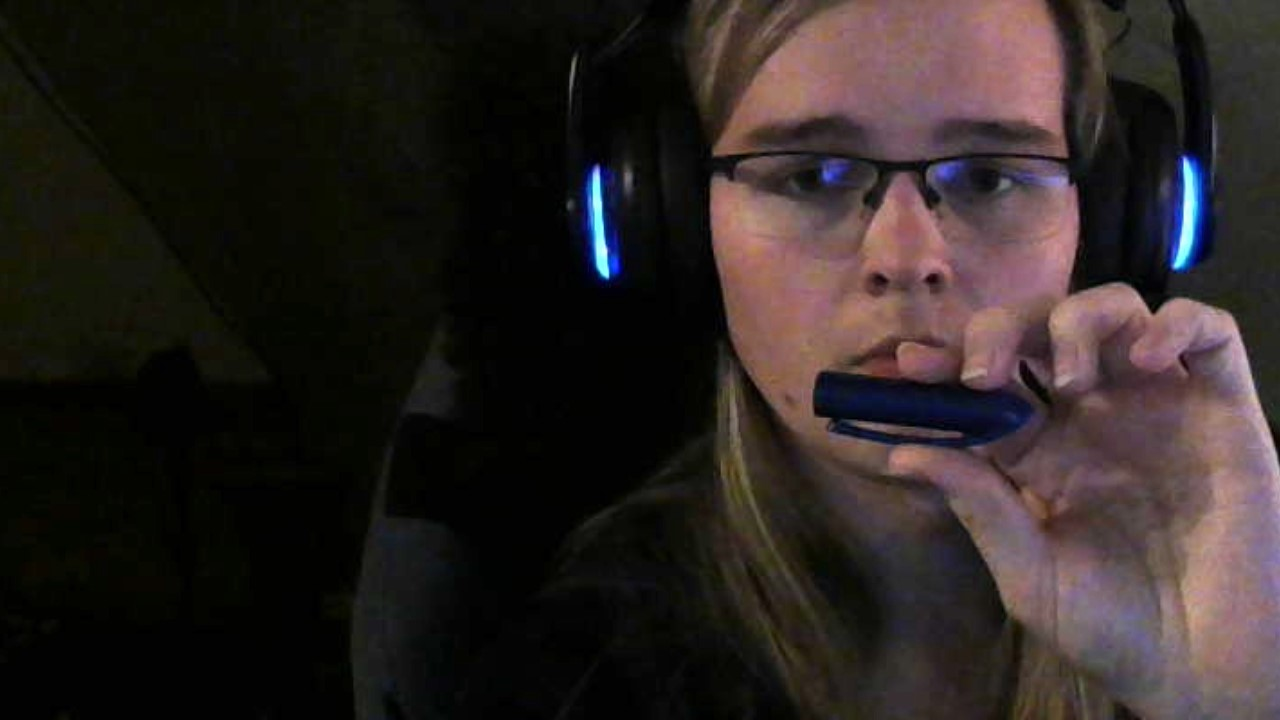
#> input picture Projekte/Video_3/Aufgabe_3/Beispiel Blau.jpg, 1280 x 720 px, given in place of the camera
$ python wuerfelErkennung.py
#> lines starting #> are read from the running program, lines starting #| are printed output that depends on the picture; after the words box and inside, x2 and y2 are one past the last pixel; in counts of white or black regions, pixels touching at a corner belong together
import numpy as np
import cv2

# Callback Funktion für Slider, sie tut nichts
def do_nothing():
    return

# Video aus Datei öffnen
cap = cv2.VideoCapture(0)

# zwei Slider für Threshold
cv2.namedWindow("Video")
cv2.createTrackbar("Hue", "Video", 20, 40, do_nothing)
cv2.createTrackbar("Saturation", "Video", 70, 80, do_nothing)


#Hue und Saturation des Handschuhs
hue = 113
satu = 199


while cap.isOpened():
    ret, frame = cap.read()
#> frame is the input picture: shape (720, 1280, 3); mean B, G, R 34.4, 36.3, 43.8

    # Farbkonvertierung
    hsv = cv2.cvtColor(frame, cv2.COLOR_BGR2HSV)
#> hsv: shape (720, 1280, 3); mean H, S, V 49.9, 106.4, 46.1

    # Video in drei Farbkanäle splitten
    h, s, v= cv2.split(hsv)
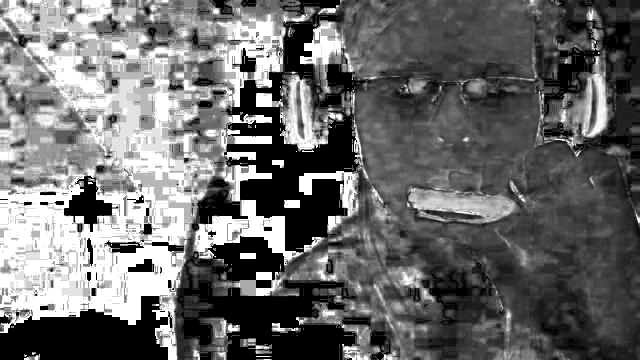
#> s: shape (720, 1280) (shown at 1/2 size); min 0, max 255, mean 106.4

    # # Übergabe der Sliderwerte
    h_Threshold = cv2.getTrackbarPos("Hue", "Video")
    s_Threshold = cv2.getTrackbarPos("Saturation", "Video")

    # masken berechnen

    h_mask = cv2.inRange(h, hue-h_Threshold, hue+h_Threshold)
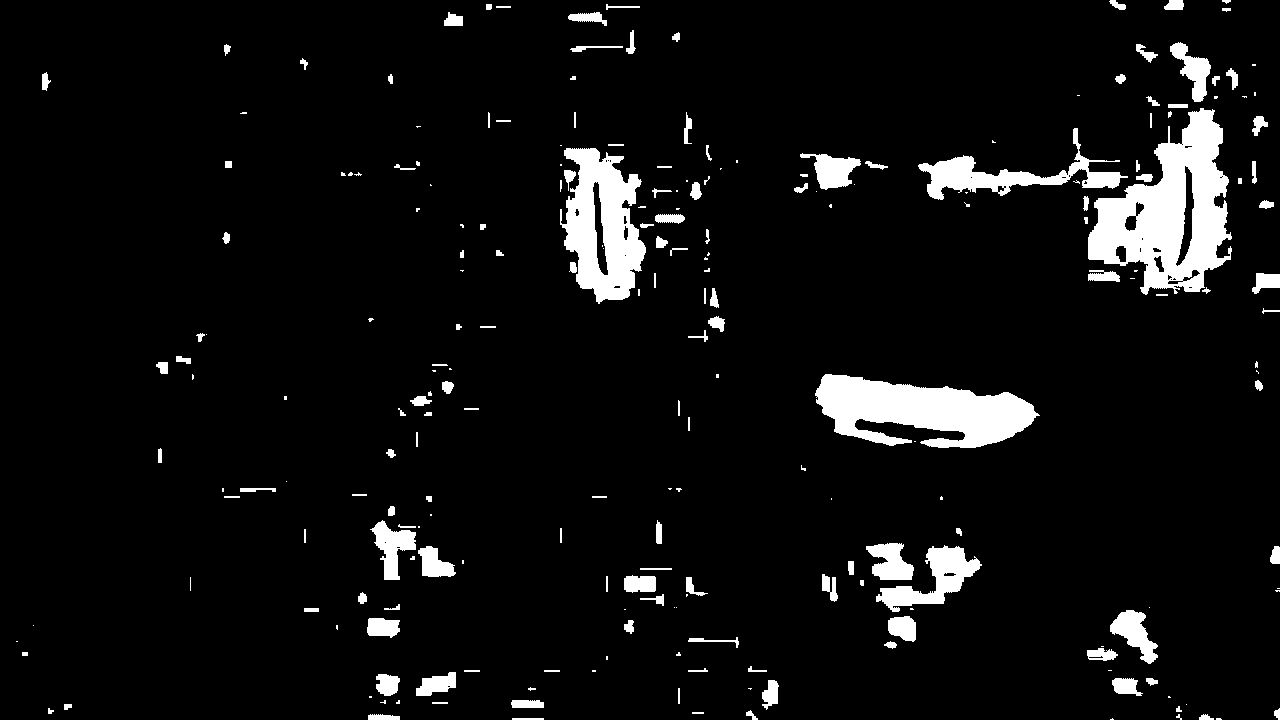
#> h_mask: shape (720, 1280); 6.4% white; 236 white regions (87 under 20 px), largest, box (x1, y1, x2, y2) and area: (1088, 108, 1232, 295) 13878, (815, 374, 1040, 448) 10197, (560, 148, 646, 304) 8126
    s_mask = cv2.inRange(s, satu-s_Threshold, satu+s_Threshold)
#> s_mask: shape (720, 1280); 33% white; 515 white regions (334 under 20 px), largest, box (x1, y1, x2, y2) and area: (0, 0, 571, 720) 218969, (387, 400, 650, 532) 10956, (817, 373, 1032, 446) 8475


    # Multiplikation der Einzelmasken

    mask = cv2.multiply(h_mask, s_mask)
#> mask: shape (720, 1280); 2.5% white; 112 white regions (72 under 20 px)
    # [17 lines of commented-out code are left out]

    contours, hierarchy = cv2.findContours(mask, cv2.RETR_TREE, cv2.CHAIN_APPROX_SIMPLE)
#> contours = 140 contours, 111 with area under 20; largest, box (x1, y1, x2, y2) and area: (817, 375, 1032, 446) 7946, (562, 150, 643, 300) 6682, (1145, 112, 1217, 275) 6062, (1174, 157, 1195, 268) 1023, (592, 162, 609, 278) 967

    for index in range(len(contours)):
        area = cv2.contourArea(contours[index])

        if area <= 1100 :
            cv2.drawContours(mask, contours, index, (0,0,0), cv2.FILLED)
        else:
            M = cv2.moments(contours[index])
            cx = int(M['m10']/M['m00'])
            cy = int(M['m01']/M['m00'])


            x,y,w,h = cv2.boundingRect(contours[index])
            cv2.rectangle(frame,(x,y),(x+w,y+h),(0,255,0),2)
            cv2.putText(frame, "X: {0} Y: {1} ".format(cx,cy), (cx, cy), cv2.FONT_HERSHEY_SIMPLEX, 0.5, (0, 200, 0), 1)
#> this loop made 140 passes
#> (area, cx, cy, x, y, w, h) on pass 43: (7946.5, 925, 408, 817, 375, 215, 71)
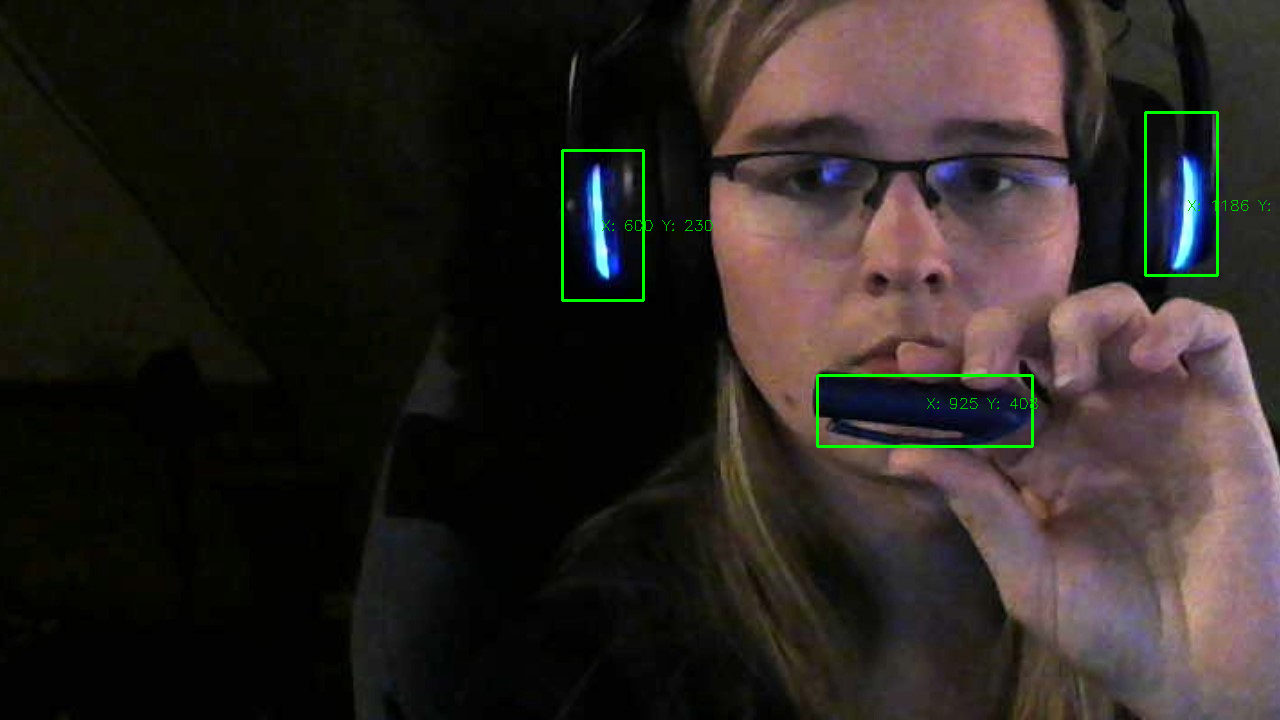
#> frame: shape (720, 1280, 3); 0.55% of pixels changed, all inside (x1, y1, x2, y2) = (561, 111, 1270, 448)
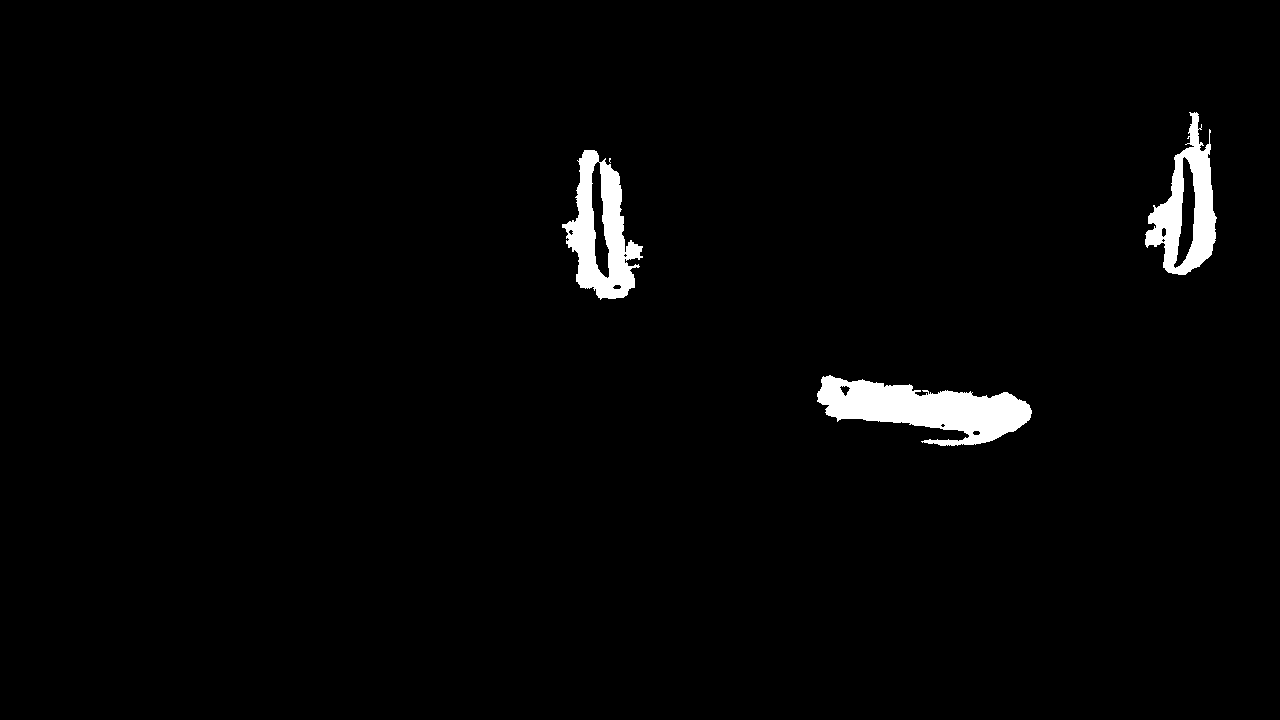
#> mask: shape (720, 1280); 2.1% white; 4 white regions (1 under 20 px), largest, box (x1, y1, x2, y2) and area: (817, 375, 1032, 446) 8162, (562, 150, 643, 300) 5768, (1145, 112, 1217, 275) 5118


    # Maske darstellen
    cv2.imshow("Video", mask)
    #cv2.imshow("Filter", opening)
    #cv2.imshow("Filter2", closing)
    cv2.imshow("Origi", frame)

    if cv2.waitKey(25) != -1:
#> (key Esc is pressed here)
        break


cap.release()
cv2.destroyAllWindows()

$ run again, on Projekte/Video_3/Aufgabe_3/Beispiel_Gelb.jpg
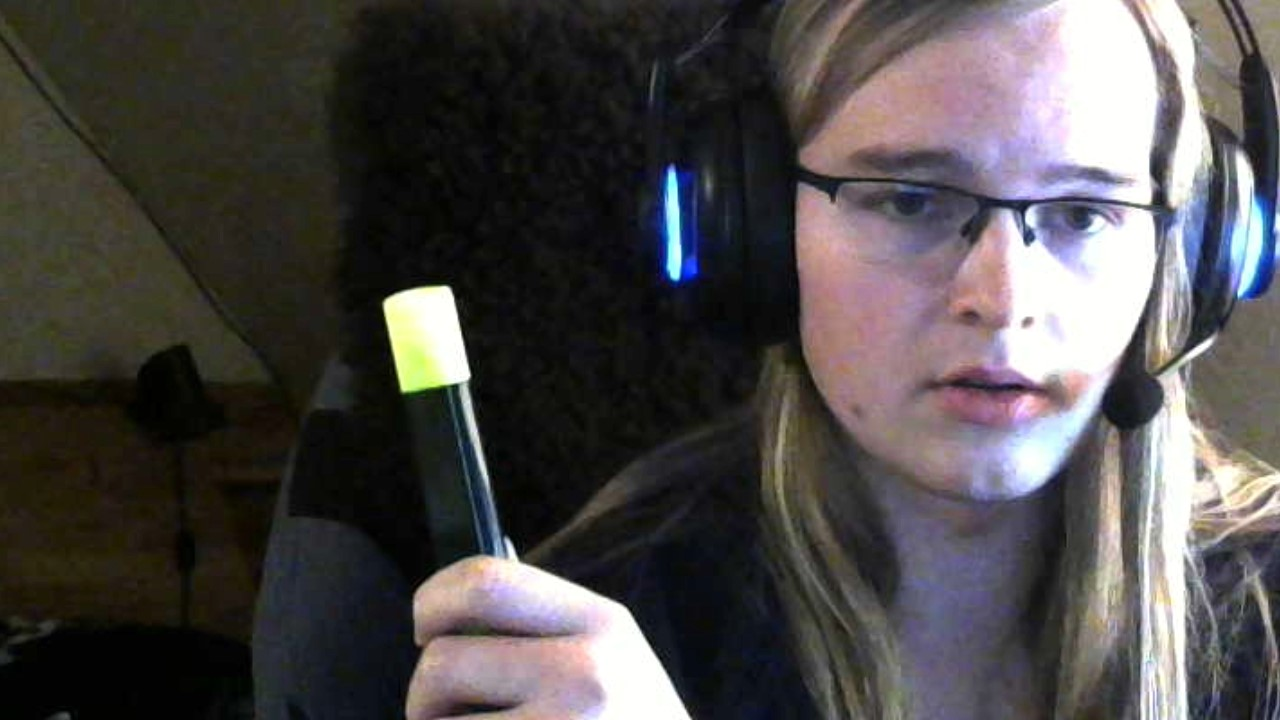
#> input picture Projekte/Video_3/Aufgabe_3/Beispiel_Gelb.jpg, 1280 x 720 px, given in place of the camera
#> frame is the input picture: shape (720, 1280, 3); mean B, G, R 73.4, 73.7, 77.3
#> hsv: shape (720, 1280, 3); mean H, S, V 61.3, 63, 82.3
#> `h_mask = cv2.inRange(h, hue-h_Threshold, hue+h_Threshold)`:
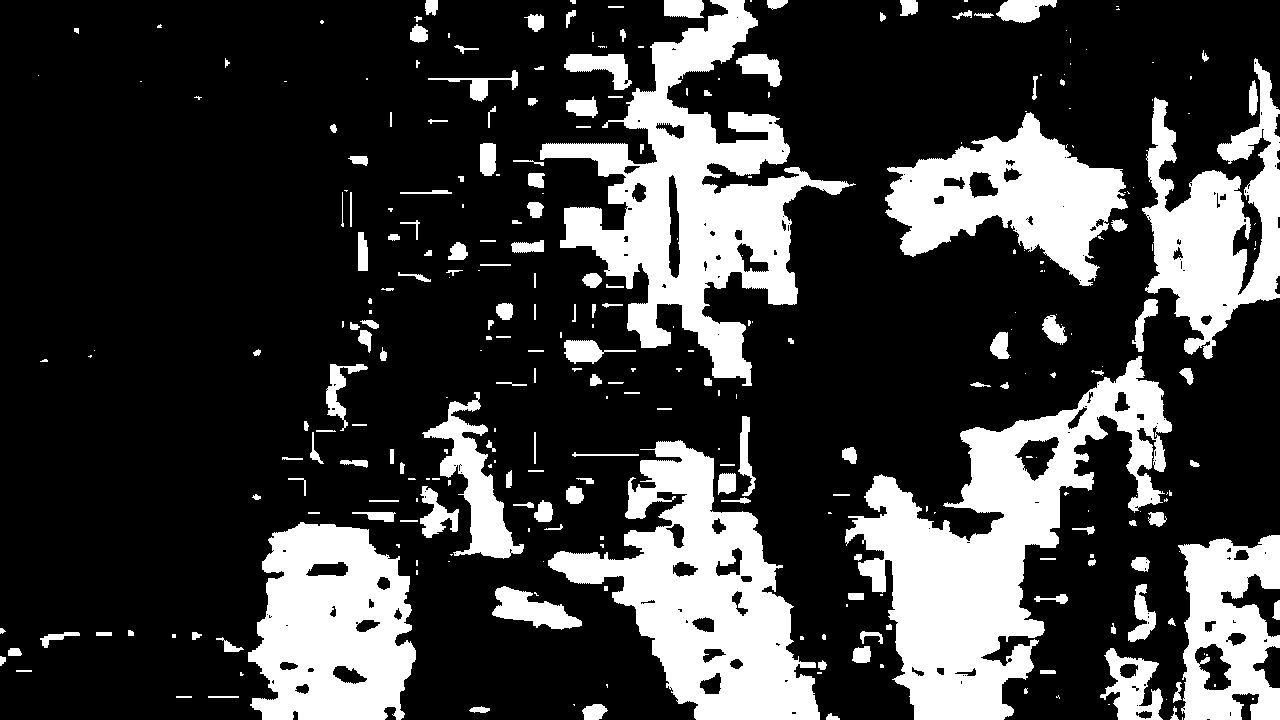
#> h_mask: shape (720, 1280); 24.5% white; 311 white regions (137 under 20 px), largest, box (x1, y1, x2, y2) and area: (845, 356, 1172, 720) 43235, (540, 0, 856, 386) 39339, (548, 440, 820, 720) 32851
#> s_mask: shape (720, 1280); 11.6% white; 608 white regions (411 under 20 px), largest, box (x1, y1, x2, y2) and area: (0, 342, 310, 648) 59985, (640, 159, 735, 304) 6749, (350, 272, 449, 432) 3365
#> contours = 254 contours, 197 with area under 20; largest, box (x1, y1, x2, y2) and area: (640, 159, 735, 304) 6615, (1240, 181, 1277, 300) 1594, (664, 596, 720, 696) 1473, (1188, 211, 1233, 294) 1426, (736, 630, 784, 679) 870
#> the loop `for index in range(len(contours)):` made 254 passes
#> (area, cx, cy, x, y, w, h) on pass 93: (1473, 686, 647, 664, 596, 56, 100)
#> after the loop `for index in range(len(contours)):`:
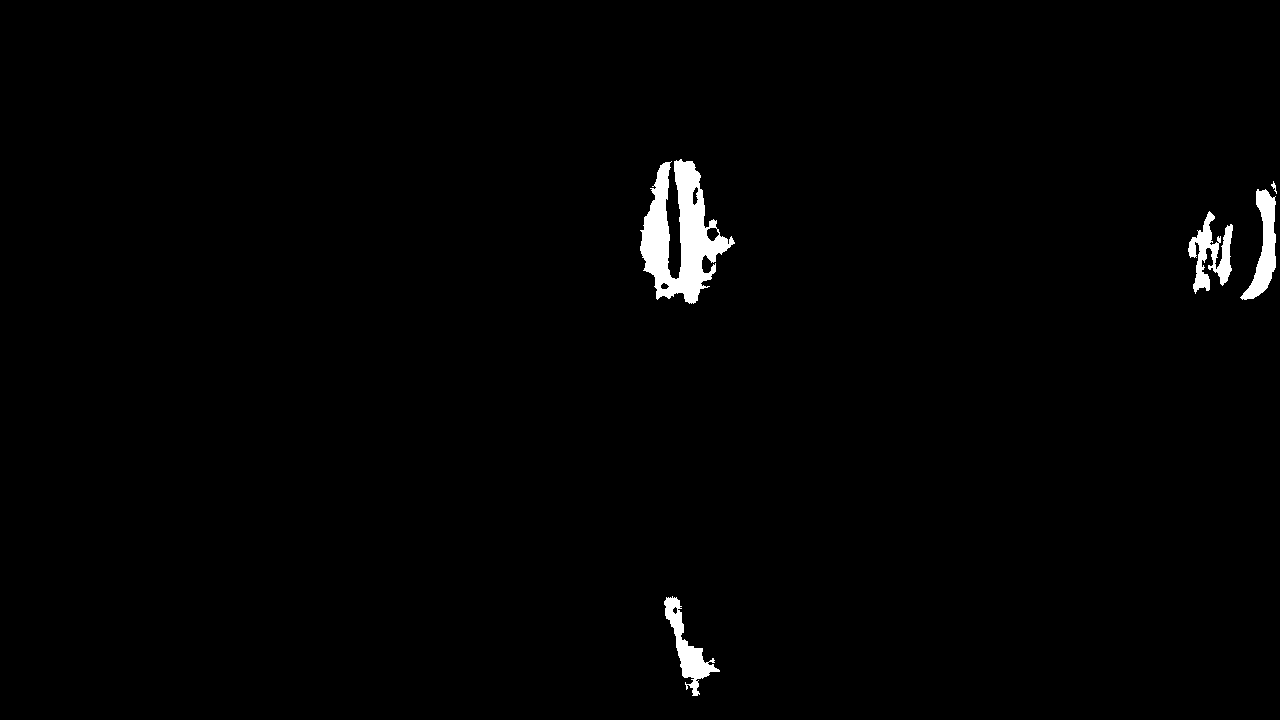
#> mask: shape (720, 1280); 1.3% white; 5 white regions, box (x1, y1, x2, y2) and area: (640, 159, 735, 304) 6615, (1240, 189, 1276, 300) 1685, (1188, 211, 1233, 294) 1651, (664, 596, 720, 696) 1601, (1271, 181, 1277, 194) 29
